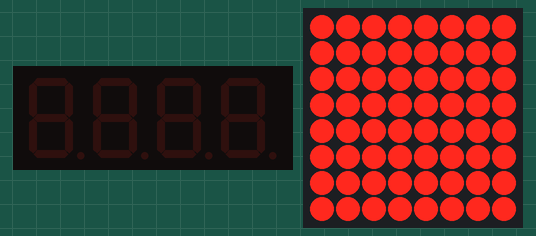
Bench run of a sketch on a simulated Arduino Uno, built with avr-gcc and run on an emulated ATmega328P. On the bench: 4-digit seven-segment display, 8×8 LED matrix. What the sketch prints to the serial monitor is not drawn.

Above: at 5.2 s.

Measured:
- what the display in image 0 shows lasts 2.0 s, from 5.2 s to 7.2 s

The sketch:

main.ino
```cpp
// 引用I2C库
#include <Wire.h>

// 引用ht16k33库
#include "ht16k33.h"

// LED Matrix 模块默认地址为：0x70
#define I2C_ADDR 0x70

HT16K33 *led = NULL;  // 申明模块变量

void setup() {
  // 初始化I2C, 也可以使用TwoWire
  Wire.begin();
  // 初始化串口
  Serial.begin(115200);

  while (led == NULL) {
    // 当led没有实例化，就循环检测模块是否连接
    Wire.beginTransmission(I2C_ADDR);
    uint8_t error = Wire.endTransmission();
    if (error == 0) {
      Serial.print("LED Matrix module is found at address 0x");
      Serial.println(I2C_ADDR, HEX);
      led = new HT16K33(I2C_ADDR);
    }
    delay(2000);
  }

  // 打开模块
  led->displayOn();
}

void loop() {
  if (led != NULL) {
    // 清除模块所有显示
    led->clear();
    // 每次需要刷新模块显示，都需要调用write方法将数据传递给模块
    led->write();

    // 瀑布demo
    for (int i = 0; i < 8; i++) {
      for (int j = 0; j < 8; j++) {
        led->setPixel(i, j, 1);
        led->write();
        delay(50);
      }
    }
  }
  delay(2000);
}
```
